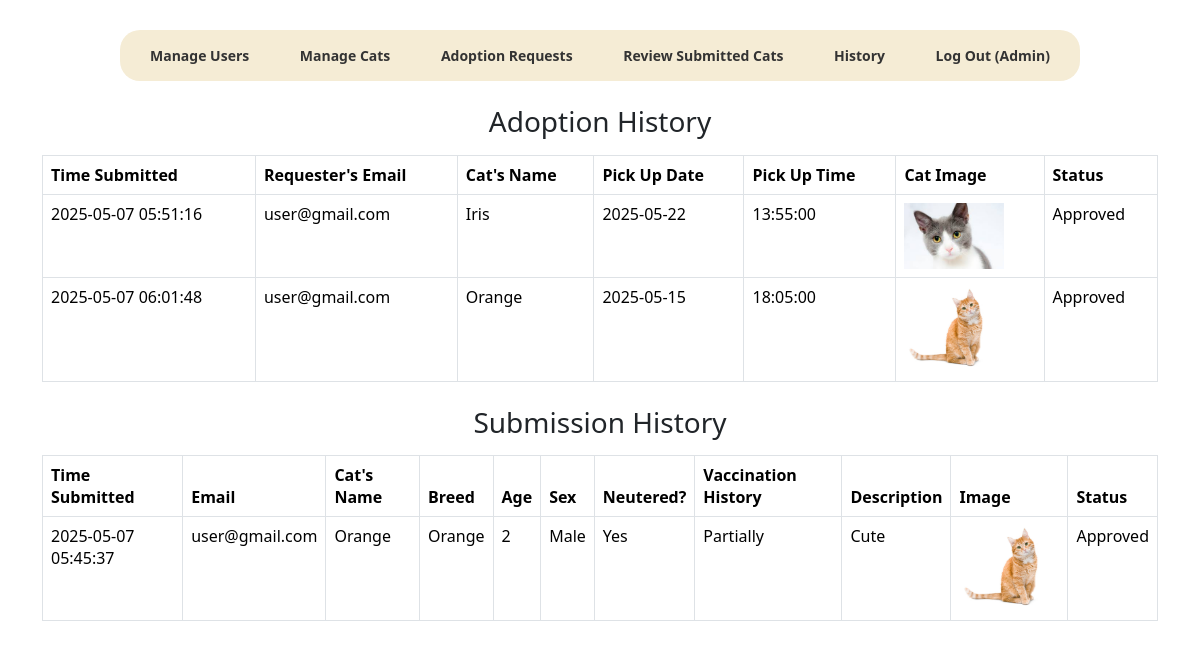
The app's page /admin/history.php with its own data.
### tables this page shows
CREATE TABLE `adoption_requests` (
  `id` int(11) NOT NULL,
  `user_id` int(11) NOT NULL,
  `cat_id` int(11) NOT NULL,
  `pickup_date` date NOT NULL,
  `pickup_time` time NOT NULL,
  `status` enum('Pending','Approved','Rejected') DEFAULT 'Pending',
  `timestamp` timestamp NOT NULL DEFAULT current_timestamp()
);

CREATE TABLE `accounts` (
  `id` int(11) NOT NULL,
  `name` varchar(100) NOT NULL,
  `email` varchar(255) NOT NULL,
  `password` varchar(255) NOT NULL,
  `account_type` enum('User','Admin') DEFAULT 'User',
  `notifs` varchar(255) DEFAULT NULL
);

CREATE TABLE `cats` (
  `id` int(11) NOT NULL,
  `name` varchar(100) NOT NULL,
  `breed` varchar(100) DEFAULT NULL,
  `age` int(11) NOT NULL,
  `sex` enum('Male','Female') NOT NULL,
  `neutered` enum('Yes','No') NOT NULL,
  `vaccination` enum('Fully Vaccinated','Partially Vaccinated','Not Vaccinated') NOT NULL,
  `description` text DEFAULT NULL,
  `image` varchar(255) NOT NULL,
  `status` enum('Available','Adopted') NOT NULL DEFAULT 'Available'
);

CREATE TABLE `submitted_cats` (
  `id` int(11) NOT NULL,
  `email` varchar(255) NOT NULL,
  `name` varchar(255) NOT NULL,
  `breed` varchar(50) NOT NULL,
  `age` int(11) NOT NULL,
  `sex` enum('Male','Female') NOT NULL,
  `neutered` enum('Yes','No') NOT NULL,
  `vaccination` varchar(255) NOT NULL,
  `description` varchar(255) NOT NULL,
  `image` varchar(255) NOT NULL,
  `status` enum('Pending','Rejected','Approved') NOT NULL DEFAULT 'Pending',
  `timestamp` timestamp NOT NULL DEFAULT current_timestamp()
);

### admin/history.php (the view, shortened to what this page needs)
<?php include("nav.php"); ?>
<?php include("connections.php"); ?>
<div class="container mt-4">
    <h3 class="text-center">Adoption History</h3>
    <table class='table table-bordered mt-3'>
        <thead>
            <tr>
                <th>Time Submitted</th>
                <th>Requester's Email</th>
                <th>Cat's Name</th>
                <th>Pick Up Date</th>
                <th>Pick Up Time</th>
                <th>Cat Image</th>
				<th>Status</th>
            </tr>
        </thead>
        <tbody>
            <?php
            $query = "
                SELECT ar.timestamp, ar.pickup_date, ar.pickup_time, ar.status,
                       acc.email AS requester_email,
                       c.name AS cat_name, c.image AS cat_image
                FROM adoption_requests ar
                JOIN accounts acc ON ar.user_id = acc.id
                JOIN cats c ON ar.cat_id = c.id
                WHERE ar.status = 'Approved' OR ar.status = 'Rejected'
            ";
            $view_query = mysqli_query($connections, $query);
            while ($row = mysqli_fetch_assoc($view_query)) {
                $timestamp = $row["timestamp"];
                $email = $row["requester_email"];
                $cat_name = $row["cat_name"];
                $pickup_date = $row["pickup_date"];
                $pickup_time = $row["pickup_time"];
                $status = $row["status"];
                $cat_image = $row["cat_image"];
                echo "
                <tr>
                    <td>$timestamp</td>
                    <td>$email</td>
                    <td>$cat_name</td>
                    <td>$pickup_date</td>
                    <td>$pickup_time</td>
                    <td><img src='../$cat_image' alt='Cat Image' style='width: 100px; height: auto;'></td>
					<td>$status</td>
                </tr>";
            }
            ?>
        </tbody>
    </table>
</div>
<div class="container mt-4">
    <h3 class="text-center">Submission History</h3>
    <table class='table table-bordered mt-3'>
        <thead>
            <tr>
                <th>Time Submitted</th>
                <th>Email</th>
                <th>Cat's Name</th>
                <th>Breed</th>
                <th>Age</th>
                <th>Sex</th>
                <th>Neutered?</th>
                <th>Vaccination History</th>
                <th>Description</th>
                <th>Image</th>
                <th>Status</th>
            </tr>
        </thead>
        <tbody>
            <?php
            $view_query = mysqli_query($connections, "SELECT * FROM submitted_cats WHERE status = 'Approved' OR status = 'Rejected'");
            while ($row = mysqli_fetch_assoc($view_query)) {
                $db_email = $row["email"];
                $db_name = $row["name"];
                $db_breed = $row["breed"];
                $db_age = $row["age"];
                $db_sex = $row["sex"];
                $db_neutered = $row["neutered"];
                $db_vaccination = $row["vaccination"];
                $db_description = $row["description"];
                $db_image = $row["image"];
                $db_status = $row["status"];
                $db_timestamp = $row["timestamp"];
                echo "
                <tr>
                    <td>$db_timestamp</td>
                    <td>$db_email</td>
                    <td>$db_name</td>
                    <td>$db_breed</td>
                    <td>$db_age</td>
                    <td>$db_sex</td>
                    <td>$db_neutered</td>
                    <td>$db_vaccination</td>
                    <td>$db_description</td>
                    <td><img src='../$db_image' alt='Cat Image' style='width: 100px; height: auto;'></td>
                    <td>$db_status</td>
                </tr>";
            }
            ?>
        </tbody>
    </table>
</div>

### admin/nav.php (shortened to what this page needs)
<link href="https://cdn.jsdelivr.net/npm/bootstrap@5.3.3/dist/css/bootstrap.min.css" rel="stylesheet">
<div class="navbar">
    <a href="manage_users.php">Manage Users</a>
    <a href="manage_cats.php">Manage Cats</a>
    <a href="adoption_requests.php">Adoption Requests</a>
    <a href="review_submissions.php">Review Submitted Cats</a>
    <a href="history.php">History</a>
	<a href="../login.php">Log Out (Admin)</a>
</div>

### admin/nav.php (style rules this page uses)
.navbar { position: sticky; top: 30px; margin: 30px auto 0 auto; width: 80%; background: #F5ECD5; padding: 5px; border-radius: 20px; text-align: center; z-index: 1000; }
.navbar a, .navbar .btn { text-decoration: none; color: #333; font-size: 14px; font-weight: bold; margin: 0 15px; padding: 10px; border-radius: 20px; transition: 0.3s; display: inline-block; background: transparent; border: none; }

### records on screen
adoption_requests: timestamp "2025-05-07 05:51:16", user.email "user@gmail.com", cat.name "Iris", pickup_date "2025-05-22", pickup_time "13:55:00", cat.image (picture), status "Approved"
adoption_requests: timestamp "2025-05-07 06:01:48", user.email "user@gmail.com", cat.name "Orange", pickup_date "2025-05-15", pickup_time "18:05:00", cat.image (picture), status "Approved"
submitted_cats: timestamp "2025-05-07 05:45:37", email "user@gmail.com", name "Orange", breed "Orange", age "2", sex "Male", neutered "Yes", vaccination "Partially", description "Cute", image (picture), status "Approved"
